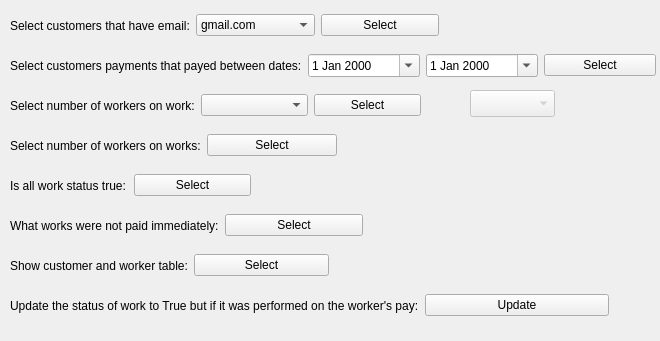
<?xml version="1.0" encoding="UTF-8"?>
<ui version="4.0">
 <class>StatistikModel</class>
 <widget class="QWidget" name="StatistikModel">
  <property name="geometry">
   <rect>
    <x>0</x>
    <y>0</y>
    <width>660</width>
    <height>341</height>
   </rect>
  </property>
  <property name="minimumSize">
   <size>
    <width>660</width>
    <height>341</height>
   </size>
  </property>
  <property name="windowTitle">
   <string>Statistik</string>
  </property>
  <widget class="QWidget" name="horizontalLayoutWidget">
   <property name="geometry">
    <rect>
     <x>10</x>
     <y>10</y>
     <width>429</width>
     <height>31</height>
    </rect>
   </property>
   <layout class="QHBoxLayout" name="horizontalLayout">
    <item>
     <widget class="QLabel" name="emailLabel">
      <property name="text">
       <string>Select customers that have email:</string>
      </property>
     </widget>
    </item>
    <item>
     <widget class="QComboBox" name="emailComboBox">
      <item>
       <property name="text">
        <string>gmail.com</string>
       </property>
      </item>
      <item>
       <property name="text">
        <string>rambler.ru</string>
       </property>
      </item>
      <item>
       <property name="text">
        <string>mail.ru</string>
       </property>
      </item>
     </widget>
    </item>
    <item>
     <widget class="QPushButton" name="emailButton">
      <property name="text">
       <string>Select</string>
      </property>
     </widget>
    </item>
   </layout>
  </widget>
  <widget class="QWidget" name="horizontalLayoutWidget_2">
   <property name="geometry">
    <rect>
     <x>10</x>
     <y>50</y>
     <width>646</width>
     <height>31</height>
    </rect>
   </property>
   <layout class="QHBoxLayout" name="horizontalLayout_2">
    <item>
     <widget class="QLabel" name="dateLabel">
      <property name="text">
       <string>Select customers payments that payed between dates:</string>
      </property>
     </widget>
    </item>
    <item>
     <widget class="QDateEdit" name="dateStartEdit">
      <property name="calendarPopup">
       <bool>true</bool>
      </property>
     </widget>
    </item>
    <item>
     <widget class="QDateEdit" name="dateFinishEdit">
      <property name="calendarPopup">
       <bool>true</bool>
      </property>
     </widget>
    </item>
    <item>
     <widget class="QPushButton" name="dateButton">
      <property name="text">
       <string>Select</string>
      </property>
     </widget>
    </item>
   </layout>
  </widget>
  <widget class="QWidget" name="horizontalLayoutWidget_3">
   <property name="geometry">
    <rect>
     <x>10</x>
     <y>130</y>
     <width>327</width>
     <height>31</height>
    </rect>
   </property>
   <layout class="QHBoxLayout" name="horizontalLayout_3">
    <item>
     <widget class="QLabel" name="groupByLabel">
      <property name="text">
       <string>Select number of workers on works:</string>
      </property>
     </widget>
    </item>
    <item>
     <widget class="QPushButton" name="worksCountButton">
      <property name="text">
       <string>Select</string>
      </property>
     </widget>
    </item>
   </layout>
  </widget>
  <widget class="QWidget" name="horizontalLayoutWidget_4">
   <property name="geometry">
    <rect>
     <x>10</x>
     <y>90</y>
     <width>411</width>
     <height>31</height>
    </rect>
   </property>
   <layout class="QHBoxLayout" name="horizontalLayout_4">
    <item>
     <widget class="QLabel" name="countLabel">
      <property name="text">
       <string>Select number of workers on work:</string>
      </property>
     </widget>
    </item>
    <item>
     <widget class="QComboBox" name="workComboBox"/>
    </item>
    <item>
     <widget class="QPushButton" name="workCountButton">
      <property name="text">
       <string>Select</string>
      </property>
     </widget>
    </item>
   </layout>
  </widget>
  <widget class="QWidget" name="horizontalLayoutWidget_5">
   <property name="geometry">
    <rect>
     <x>10</x>
     <y>170</y>
     <width>241</width>
     <height>31</height>
    </rect>
   </property>
   <layout class="QHBoxLayout" name="horizontalLayout_5">
    <item>
     <widget class="QLabel" name="anyLabel">
      <property name="text">
       <string>Is all work status true:</string>
      </property>
     </widget>
    </item>
    <item>
     <widget class="QPushButton" name="allButton">
      <property name="text">
       <string>Select</string>
      </property>
     </widget>
    </item>
   </layout>
  </widget>
  <widget class="QWidget" name="horizontalLayoutWidget_6">
   <property name="geometry">
    <rect>
     <x>10</x>
     <y>210</y>
     <width>353</width>
     <height>31</height>
    </rect>
   </property>
   <layout class="QHBoxLayout" name="horizontalLayout_6">
    <item>
     <widget class="QLabel" name="label">
      <property name="text">
       <string>What works were not paid immediately:</string>
      </property>
     </widget>
    </item>
    <item>
     <widget class="QPushButton" name="immediatelyButton">
      <property name="text">
       <string>Select</string>
      </property>
     </widget>
    </item>
   </layout>
  </widget>
  <widget class="QWidget" name="horizontalLayoutWidget_7">
   <property name="geometry">
    <rect>
     <x>10</x>
     <y>250</y>
     <width>319</width>
     <height>31</height>
    </rect>
   </property>
   <layout class="QHBoxLayout" name="horizontalLayout_7">
    <item>
     <widget class="QLabel" name="unionLabel">
      <property name="text">
       <string>Show customer and worker table:</string>
      </property>
     </widget>
    </item>
    <item>
     <widget class="QPushButton" name="unionButton">
      <property name="text">
       <string>Select</string>
      </property>
     </widget>
    </item>
   </layout>
  </widget>
  <widget class="QWidget" name="horizontalLayoutWidget_8">
   <property name="geometry">
    <rect>
     <x>10</x>
     <y>290</y>
     <width>599</width>
     <height>31</height>
    </rect>
   </property>
   <layout class="QHBoxLayout" name="horizontalLayout_8">
    <item>
     <widget class="QLabel" name="updateLabel">
      <property name="text">
       <string>Update the status of work to True but if it was performed on the worker's pay:</string>
      </property>
     </widget>
    </item>
    <item>
     <widget class="QPushButton" name="updateButton">
      <property name="text">
       <string>Update</string>
      </property>
     </widget>
    </item>
   </layout>
  </widget>
  <widget class="QComboBox" name="workIdComboBox">
   <property name="enabled">
    <bool>false</bool>
   </property>
   <property name="geometry">
    <rect>
     <x>470</x>
     <y>90</y>
     <width>85</width>
     <height>27</height>
    </rect>
   </property>
  </widget>
 </widget>
 <resources/>
 <connections/>
</ui>
